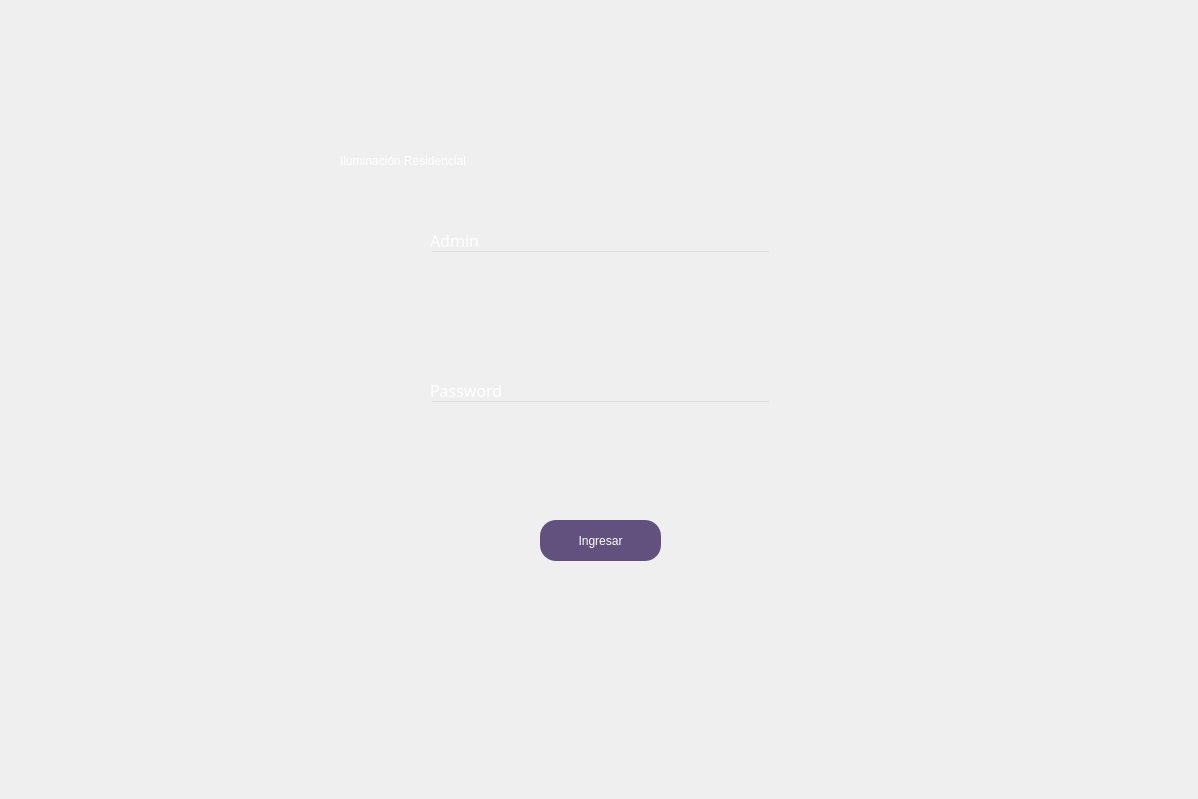
<?xml version="1.0" encoding="UTF-8"?>
<ui version="4.0">
 <class>Dialog</class>
 <widget class="QDialog" name="Dialog">
  <property name="geometry">
   <rect>
    <x>0</x>
    <y>0</y>
    <width>1198</width>
    <height>799</height>
   </rect>
  </property>
  <property name="windowTitle">
   <string>Iluminación Residencial</string>
  </property>
  <property name="windowIcon">
   <iconset>
    <normaloff>../karla/icono.png</normaloff>../karla/icono.png</iconset>
  </property>
  <widget class="QWidget" name="bgwidget" native="true">
   <property name="geometry">
    <rect>
     <x>0</x>
     <y>0</y>
     <width>1201</width>
     <height>801</height>
    </rect>
   </property>
   <property name="styleSheet">
    <string notr="true"/>
   </property>
   <widget class="QLabel" name="image">
    <property name="geometry">
     <rect>
      <x>0</x>
      <y>0</y>
      <width>1201</width>
      <height>801</height>
     </rect>
    </property>
    <property name="styleSheet">
     <string notr="true">border-radius:50%;</string>
    </property>
    <property name="text">
     <string/>
    </property>
    <property name="scaledContents">
     <bool>true</bool>
    </property>
   </widget>
   <widget class="QLabel" name="label_2">
    <property name="geometry">
     <rect>
      <x>340</x>
      <y>110</y>
      <width>531</width>
      <height>101</height>
     </rect>
    </property>
    <property name="styleSheet">
     <string notr="true">font: italic 40pt &quot;Brush Script MT&quot;; color:rgb(255, 255, 255)
</string>
    </property>
    <property name="text">
     <string>Iluminación Residencial</string>
    </property>
   </widget>
   <widget class="QPushButton" name="login_2">
    <property name="geometry">
     <rect>
      <x>540</x>
      <y>520</y>
      <width>121</width>
      <height>41</height>
     </rect>
    </property>
    <property name="styleSheet">
     <string notr="true">border-radius:16px;
font: 8pt &quot;MS Shell Dlg 2&quot;;
background-color:rgb(98, 80, 127);
font: 11pt &quot;MS Shell Dlg 2&quot;;color: rgb(255, 255, 255)</string>
    </property>
    <property name="text">
     <string>Ingresar</string>
    </property>
   </widget>
   <widget class="QLabel" name="label_5">
    <property name="geometry">
     <rect>
      <x>430</x>
      <y>230</y>
      <width>71</width>
      <height>21</height>
     </rect>
    </property>
    <property name="font">
     <font>
      <family>Segoe UI Black</family>
      <pointsize>12</pointsize>
      <weight>10</weight>
      <italic>false</italic>
      <bold>false</bold>
     </font>
    </property>
    <property name="styleSheet">
     <string notr="true">color: rgb(255, 255, 255);
font: 87 12pt &quot;Segoe UI Black&quot;;</string>
    </property>
    <property name="text">
     <string>Admin</string>
    </property>
   </widget>
   <widget class="QLineEdit" name="emailfield_2">
    <property name="geometry">
     <rect>
      <x>430</x>
      <y>250</y>
      <width>341</width>
      <height>51</height>
     </rect>
    </property>
    <property name="styleSheet">
     <string notr="true">background-color:rgba(0,0,0,0);
font: 12pt &quot;MS Shell Dlg 2&quot;;color:rgb(235, 235, 235);</string>
    </property>
    <property name="text">
     <string/>
    </property>
   </widget>
   <widget class="QLabel" name="label_6">
    <property name="geometry">
     <rect>
      <x>430</x>
      <y>380</y>
      <width>111</width>
      <height>21</height>
     </rect>
    </property>
    <property name="font">
     <font>
      <family>Segoe UI Black</family>
      <pointsize>12</pointsize>
      <weight>10</weight>
      <italic>false</italic>
      <bold>false</bold>
     </font>
    </property>
    <property name="styleSheet">
     <string notr="true">; color: rgb(255, 255, 255);
font: 87 12pt &quot;Segoe UI Black&quot;;</string>
    </property>
    <property name="text">
     <string>Password</string>
    </property>
   </widget>
   <widget class="QLineEdit" name="passwordfield">
    <property name="geometry">
     <rect>
      <x>430</x>
      <y>400</y>
      <width>341</width>
      <height>51</height>
     </rect>
    </property>
    <property name="styleSheet">
     <string notr="true">background-color:rgba(0,0,0,0);
font: 12pt &quot;MS Shell Dlg 2&quot;;color:rgb(235, 235, 235);</string>
    </property>
    <property name="text">
     <string/>
    </property>
   </widget>
   <widget class="QLabel" name="label">
    <property name="geometry">
     <rect>
      <x>480</x>
      <y>470</y>
      <width>241</width>
      <height>31</height>
     </rect>
    </property>
    <property name="toolTip">
     <string>&lt;html&gt;&lt;head/&gt;&lt;body&gt;&lt;p align=&quot;center&quot;&gt;&lt;span style=&quot; font-size:11pt; font-weight:600;&quot;&gt;Admin o Password incorrectos&lt;/span&gt;&lt;/p&gt;&lt;/body&gt;&lt;/html&gt;</string>
    </property>
    <property name="whatsThis">
     <string>&lt;html&gt;&lt;head/&gt;&lt;body&gt;&lt;p align=&quot;center&quot;&gt;&lt;br/&gt;&lt;/p&gt;&lt;/body&gt;&lt;/html&gt;</string>
    </property>
    <property name="styleSheet">
     <string notr="true">color: rgb(255,255,255);
font: 11pt &quot;MS Shell Dlg 2&quot;;</string>
    </property>
    <property name="text">
     <string/>
    </property>
   </widget>
  </widget>
 </widget>
 <resources/>
 <connections/>
</ui>
